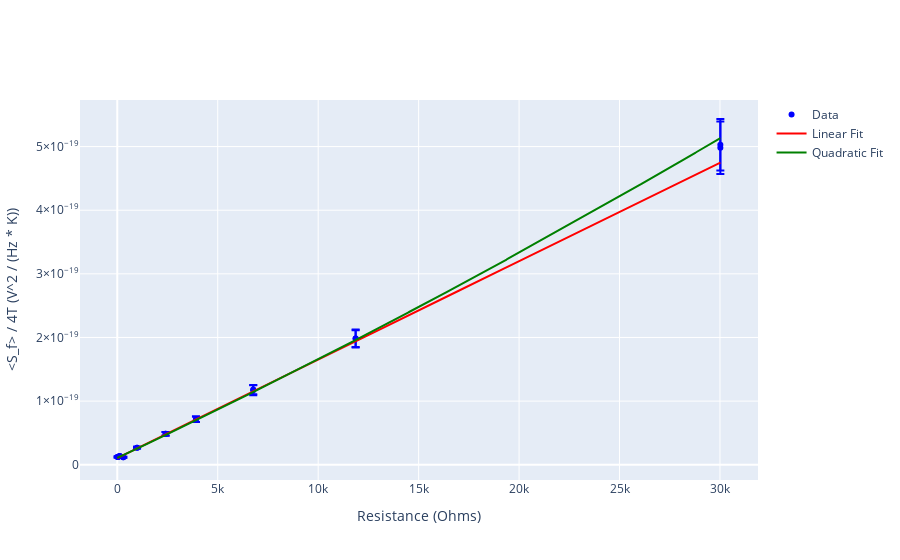
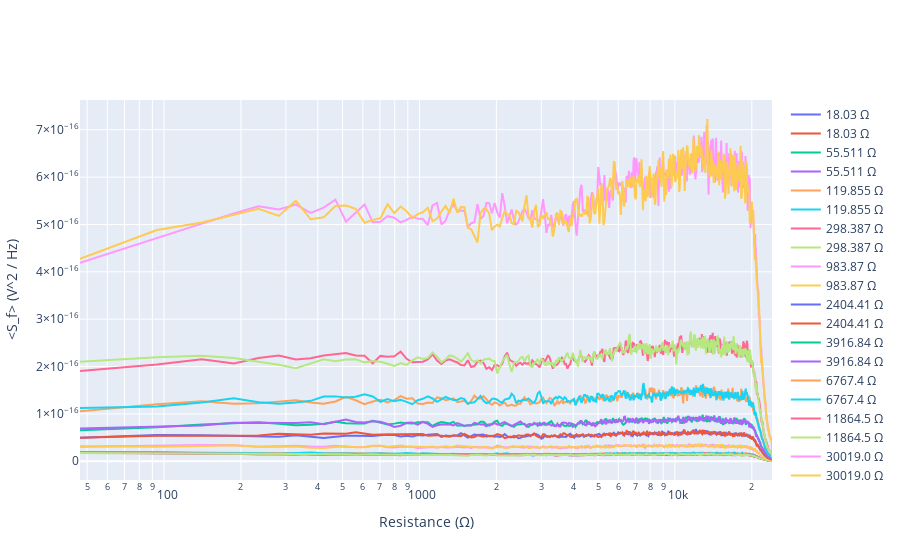

These figures' notebook cell, in order:
### Code cell
# Noise data analysis

Temp = 21.1 + 273.15
Temp_std = 1.5

fs = 48000

Pden_arr = np.array([])
Pden_std_arr = np.array([])


def G_std_over_G(f, V_in, R_2):
    return np.sqrt( ( (3E-3 + 0.01 * G_piece_func(f) * V_in) / (G_piece_func(f) * V_in) ) ** 2
                                     + (( v_into_amp(3E-3, cR_1, R_2) + 0.01 * V_in) / V_in) ** 2)


color_arr = ['green', 'red', 'blue', 'orange', 'pink', 'cyan', 'purple']

fig2 = go.Figure()
fig2.update_layout(
    xaxis_title="Resistance (Ω)",
    yaxis_title="<S_f> (V^2 / Hz)",
    xaxis_type="log"
)

r = 0
for v_dat in v_data_arr:
    f, Pxx_den = signal.welch(v_dat, fs, nperseg=1024)
    f = f[1:].real
    Pxx_den = Pxx_den[1:].real
    Pxx_den = Pxx_den / G_piece_func(f) ** 2 / C_interp(f) ** 2
    f_flat = f[15:420]
    flat_Pxx_den = Pxx_den[15:420]

    fig2.add_trace(go.Scatter(
        x=f, y=Pxx_den,
        name='{} Ω'.format(R_arr[r]),
        mode='lines',
        # line=dict(
        #     color=color_arr[r]
        # )
    ))

    data_std = np.sqrt(np.sum((2 * flat_Pxx_den * np.sqrt((3 / 40) ** 2
                      + G_std_over_G(f_flat, v_into_amp(50E-3, cR_1, R_arr[r]), R_arr[r]) ** 2)) ** 2)).real / len(flat_Pxx_den)
    Pden_std_arr = np.append(Pden_std_arr, np.sqrt(np.std(flat_Pxx_den) ** 2 + data_std ** 2))
    Pden_arr = np.append(Pden_arr, np.mean(flat_Pxx_den).real)
    r += 1

def lin_func(x, a, b):
    return a*x + b

def quad_func(x, a, b, c):
    return a*x**2 + b*x + c

kb_slope_arr = Pden_arr / (4 * Temp)
kb_slope_std_arr = Pden_arr / (4 * Temp) * np.sqrt((Pden_std_arr / Pden_arr) ** 2 + (Temp_std / Temp) ** 2)

params_lin, cov_lin = curve_fit(lin_func, R_arr, kb_slope_arr, sigma=kb_slope_std_arr)
p_lin_err = np.sqrt(np.diag(cov_lin))

params_quad, cov_quad = curve_fit(quad_func, R_arr, kb_slope_arr, sigma=kb_slope_std_arr)
p_quad_err = np.sqrt(np.diag(cov_quad))

R_space = np.linspace(0, max(R_arr), 10000)

fig1 = go.Figure()
fig1.add_trace(go.Scatter(
    x=R_arr, y=kb_slope_arr,
    error_y=dict(
        type='data',
        array=kb_slope_std_arr,
        color='blue'
    ),
    name='Data', 
    mode='markers',
    marker=dict(
        color='blue'
    )
))

fig1.add_trace(go.Scatter(
    x=R_space, y=lin_func(R_space, *params_lin),
    name='Linear Fit',
    mode='lines',
    line=dict(
        color='red'
    )
))

fig1.add_trace(go.Scatter(
    x=R_space, y=quad_func(R_space, *params_quad),
    name='Quadratic Fit',
    mode='lines',
    line=dict(
        color='green'
    )
))

fig1.update_layout(
    xaxis_title='Resistance (Ohms)',
    yaxis_title='<S_f> / 4T (V^2 / (Hz * K))'
)

fig1.show()
fig1.write_image('S vs R plot.pdf')
fig2.show()
fig2.write_image('PSD per R.png')

print('Lin param: {} +/- {} , Const param: {} +/- {}'.format(params_lin[0], p_lin_err[0], params_lin[1], p_lin_err[1]))
print('Quad param: {} +/- {} , Lin param: {} +/- {} , Const param: {} +/- {}'.format(params_quad[0], p_quad_err[0], params_quad[1],
                                                                                     p_quad_err[1], params_quad[2], p_quad_err[2]))

### Figure 1 — Plotly figure (JSON) as saved in the notebook; plotly's stock layout.template omitted (floating-point values rounded to 4 significant figures; data arrays with more than 128 entries replaced by an {"elided": "..."} marker saying what was removed)
{"data": [{"error_y": {"array": [7.859e-22, 7.47e-22, 7.039e-22, 6.897e-22, 7.283e-22, 7.776e-22, 6.379e-22, 6.835e-22, 1.489e-21, 1.444e-21, 2.85e-21, 2.786e-21, 4.235e-21, 4.291e-21, 7.7e-21, 7.39e-21, 1.413e-20, 1.33e-20, 4.055e-20, 4.14e-20], "color": "blue", "type": "data"}, "marker": {"color": "blue"}, "mode": "markers", "name": "Data", "type": "scatter", "x": [18.03, 18.03, 55.51, 55.51, 119.9, 119.9, 298.4, 298.4, 983.9, 983.9, 2404.0, 2404.0, 3917.0, 3917.0, 6767.0, 6767.0, 11860.0, 11860.0, 30019, 30019], "y": [1.209e-20, 1.211e-20, 1.265e-20, 1.265e-20, 1.363e-20, 1.362e-20, 1.178e-20, 1.178e-20, 2.686e-20, 2.681e-20, 4.854e-20, 4.869e-20, 7.15e-20, 7.151e-20, 1.171e-19, 1.181e-19, 1.983e-19, 1.982e-19, 5.028e-19, 4.981e-19]}, {"line": {"color": "red"}, "mode": "lines", "name": "Linear Fit", "type": "scatter", "x": {"elided": "10000 float values"}, "y": {"elided": "10000 float values"}}, {"line": {"color": "green"}, "mode": "lines", "name": "Quadratic Fit", "type": "scatter", "x": {"elided": "10000 float values"}, "y": {"elided": "10000 float values"}}], "layout": {"xaxis": {"title": {"text": "Resistance (Ohms)"}}, "yaxis": {"title": {"text": "<S_f> / 4T (V^2 / (Hz * K))"}}}}

### Figure 2 — Plotly figure (JSON) as saved in the notebook; plotly's stock layout.template omitted (floating-point values rounded to 4 significant figures; data arrays with more than 128 entries replaced by an {"elided": "..."} marker saying what was removed)
{"data": [{"mode": "lines", "name": "18.03 Ω", "type": "scatter", "x": {"elided": "512 float values"}, "y": {"elided": "512 float values"}}, {"mode": "lines", "name": "18.03 Ω", "type": "scatter", "x": {"elided": "512 float values"}, "y": {"elided": "512 float values"}}, {"mode": "lines", "name": "55.511 Ω", "type": "scatter", "x": {"elided": "512 float values"}, "y": {"elided": "512 float values"}}, {"mode": "lines", "name": "55.511 Ω", "type": "scatter", "x": {"elided": "512 float values"}, "y": {"elided": "512 float values"}}, {"mode": "lines", "name": "119.855 Ω", "type": "scatter", "x": {"elided": "512 float values"}, "y": {"elided": "512 float values"}}, {"mode": "lines", "name": "119.855 Ω", "type": "scatter", "x": {"elided": "512 float values"}, "y": {"elided": "512 float values"}}, {"mode": "lines", "name": "298.387 Ω", "type": "scatter", "x": {"elided": "512 float values"}, "y": {"elided": "512 float values"}}, {"mode": "lines", "name": "298.387 Ω", "type": "scatter", "x": {"elided": "512 float values"}, "y": {"elided": "512 float values"}}, {"mode": "lines", "name": "983.87 Ω", "type": "scatter", "x": {"elided": "512 float values"}, "y": {"elided": "512 float values"}}, {"mode": "lines", "name": "983.87 Ω", "type": "scatter", "x": {"elided": "512 float values"}, "y": {"elided": "512 float values"}}, {"mode": "lines", "name": "2404.41 Ω", "type": "scatter", "x": {"elided": "512 float values"}, "y": {"elided": "512 float values"}}, {"mode": "lines", "name": "2404.41 Ω", "type": "scatter", "x": {"elided": "512 float values"}, "y": {"elided": "512 float values"}}, {"mode": "lines", "name": "3916.84 Ω", "type": "scatter", "x": {"elided": "512 float values"}, "y": {"elided": "512 float values"}}, {"mode": "lines", "name": "3916.84 Ω", "type": "scatter", "x": {"elided": "512 float values"}, "y": {"elided": "512 float values"}}, {"mode": "lines", "name": "6767.4 Ω", "type": "scatter", "x": {"elided": "512 float values"}, "y": {"elided": "512 float values"}}, {"mode": "lines", "name": "6767.4 Ω", "type": "scatter", "x": {"elided": "512 float values"}, "y": {"elided": "512 float values"}}, {"mode": "lines", "name": "11864.5 Ω", "type": "scatter", "x": {"elided": "512 float values"}, "y": {"elided": "512 float values"}}, {"mode": "lines", "name": "11864.5 Ω", "type": "scatter", "x": {"elided": "512 float values"}, "y": {"elided": "512 float values"}}, {"mode": "lines", "name": "30019.0 Ω", "type": "scatter", "x": {"elided": "512 float values"}, "y": {"elided": "512 float values"}}, {"mode": "lines", "name": "30019.0 Ω", "type": "scatter", "x": {"elided": "512 float values"}, "y": {"elided": "512 float values"}}], "layout": {"xaxis": {"title": {"text": "Resistance (Ω)"}, "type": "log"}, "yaxis": {"title": {"text": "<S_f> (V^2 / Hz)"}}}}
